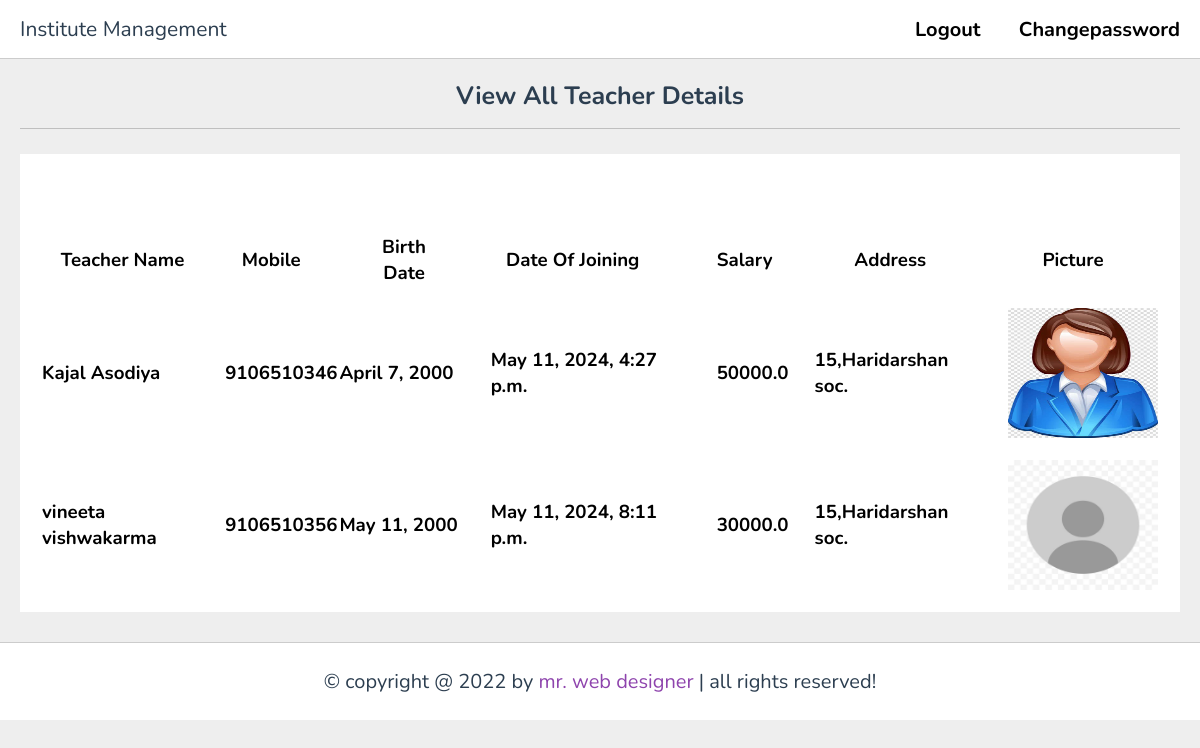
The page /viewteacher (signed in) on the database its author committed.
### myapp/models.py (models this page shows, shortened)
class Teacher(models.Model):
    userid= models.ForeignKey(User,on_delete=models.CASCADE)
    firstname= models.CharField(max_length=30)
    lastname= models.CharField(max_length=30)
    mobile= models.BigIntegerField()
    birth_date=models.DateField()
    date_of_joining=models.DateTimeField(default=timezone.now)
    address=models.TextField()
    salary= models.FloatField()
    picture= models.ImageField(default="default.jpg",upload_to="media/P_Picture")

### myapp/views.py (the view)
# urls.py: path('viewteacher', views.viewteacher, name='viewteacher'),
def viewteacher(request):
    user= User.objects.get(email=request.session['email'])
    pid=Principle.objects.get(userid=user)
    tid= Teacher.objects.all()
    return render(request,"viewteacher.html",{'tid':tid,'user':user,'pid':pid})

### myapp/templates/viewteacher.html
{% extends 'header.html' %}
{% block content %}
{% load static %}
<section class="playlist-details">
    <center><h1 class="heading">View All Teacher Details</h1></center>
    <div class="row">
        <table border="1">
                <tr>
                    <th><h3 class="text-center" style="margin-right:20px;">Teacher Name</h3></th>
                    <th><h3 class="text-center" style="margin-right:20px;">Mobile</h3></th>
                    <th><h3 class="text-center" style="margin-right:20px; padding-left:20px;">Birth Date</h3></th>
                    <th><h3 class="text-center" style="margin-right:20px;">Date Of Joining</h3></th>
                    <th><h3 class="text-center" style="margin-right:20px; padding-left:20px;">Salary</h3></th>
                    <th><h3 class="text-center" style="margin-right:20px; padding-left:20px;">Address</h3></th>
                    <th><h3 class="text-center" style="margin-right:20px; padding-left:20px;">Picture</h3></th>
                </tr>
            <body>
               {% for data in tid %}
                <br><tr>
                    <td class="text-center" style="padding-top:20px;"><h3>{{ data.firstname }} {{ data.lastname }}</h3></td>
                    <td class="text-center" style="padding-top:20px;"><h3>{{ data.mobile }}</h3></td>
                    <td class="text-center" style="padding-top:20px;"><h3>{{ data.birth_date }}</h3></td>
                    <td class="text-center" style="padding-top:20px;padding-left:20px;"><h3>{{ data.date_of_joining }}</h3></td>
                    <td class="text-center" style="padding-top:20px;padding-left:20px;"><h3>{{ data.salary }}</h3></td>
                    <td class="text-center" style="padding-top:20px;padding-left:20px;"><h3>{{ data.address }}</h3></td>
                    <td class="text-center" style="padding-top:20px;padding-left:20px;"><img src="/media/{{ data.picture }}" height="130px" width="150px"></td>
                </tr>
                {% empty %}
                <tr>
                    <td colspan="3" class="text-center">No Students</td>
                </tr>
                {% endfor %}
            </body>
        </table>
    </div>
 </section>
{% endblock %}

### myapp/static/css/style.css (style rules this page uses)
* { font-family: 'Nunito', sans-serif; margin:0; padding:0; box-sizing: border-box; outline: none; border:none; text-decoration: none; }
body { background-color: var(--light-bg); padding-left: 30rem; }
section { padding:2rem; margin: 0 auto; max-width: 1200px; }
.heading { font-size: 2.5rem; color:var(--black); margin-bottom: 2.5rem; border-bottom: var(--border); padding-bottom: 1.5rem; text-transform: capitalize; }
.playlist-details .row { display: flex; align-items: flex-end; gap:3rem; flex-wrap: wrap; background-color: var(--white); padding: 2rem; }
@media (max-width:1200px) { body { padding-left: 0; } }

### rows shown on the page
Teacher: firstname "Kajal", lastname "Asodiya", mobile "9106510346", birth_date "April 7, 2000", date_of_joining "May 11, 2024, 4:27 p.m.", salary "50000.0", address "15,Haridarshan soc.", picture (picture)
Teacher: firstname "vineeta", lastname "vishwakarma", mobile "9106510356", birth_date "May 11, 2000", date_of_joining "May 11, 2024, 8:11 p.m.", salary "30000.0", address "15,Haridarshan soc.", picture (placeholder picture)
